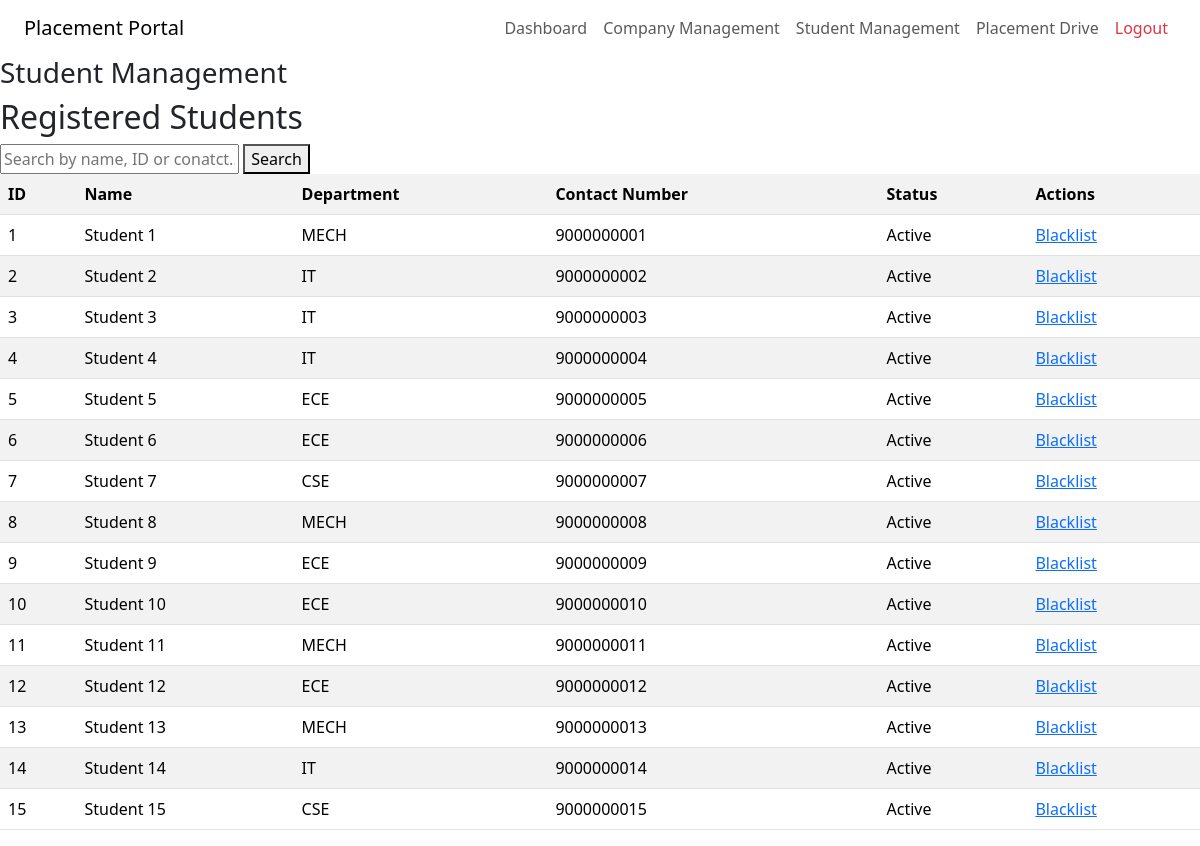
The app's page /admin/students with its own data.
### models.py (models this page shows)
class Student(db.Model):
    __tablename__ = "students"
    studentId = db.Column(db.Integer,autoincrement = True, primary_key = True )
    userId = db.Column(db.Integer, db.ForeignKey("users.userId"), nullable = False)
    name = db.Column(db.String, nullable = False)
    contactNumber = db.Column(db.Integer , nullable = False)
    department = db.Column(db.String, nullable = False)
    resume = db.Column(db.String, nullable = False)
    experience = db.Column(db.String, nullable = False)
    skills = db.Column(db.String, nullable = False)
    user = db.relationship('User', back_populates = "student")
    applications = db.relationship('Application', back_populates = "student", lazy = True, cascade = "all, delete-orphan")

### app.py (the view)
@app.route('/admin/students', methods = ['GET'])
def showStudents():
    if request.method == 'GET':
        search = request.args.get('search')
        if search:
            students = Student.query.filter((Student.name.ilike(f"%{search}")) | Student.studentId.ilike(f"%{search}%") | Student.contactNumber.ilike(f"%{search}%")).all()
        else:
            students = Student.query.all()
        return render_template('./admin/students.html', students = students)

### app.py (called while the page is built)
@app.before_request
def method_override():
    if request.method == "POST":
        override = request.form.get("_method")
        if override:
            request.environ["REQUEST_METHOD"] = override.upper()

### templates/admin/students.html (shortened to what this page needs)
<!DOCTYPE html>
<html>
    <head>
         <link href="https://cdn.jsdelivr.net/npm/bootstrap@5.3.3/dist/css/bootstrap.min.css" rel="stylesheet">
    </head>
    <body>
    <nav class="navbar navbar-expand-lg px-4">
        <a class="navbar-brand" href="{{ url_for('showAdminDash') }}">Placement Portal</a>
        <div class="collapse navbar-collapse">
            <ul class="navbar-nav ms-auto">
                <li class = "nav-item">
                    <a class = "nav-link" href = "{{ url_for('showAdminDash') }}">Dashboard</a>
                </li>
                <li class = "nav-item">
                    <a class = "nav-link" href = "{{ url_for('showCompanies') }}">Company Management</a>
                </li>
                <li class = "nav-item">
                    <a class = "nav-link" href = "{{ url_for('showStudents') }}">Student Management</a>
                </li>
                <li class = "nav-item">
                    <a class = "nav-link" href = "{{ url_for('showDrives') }}">Placement Drive</a>
                </li>
                <li class = "nav-item">
                    <a class = "nav-link text-danger" href = "{{ url_for('index') }}">Logout</a>
                </li>
            </ul>
        </div>
    </nav>
        <h3>Student Management</h3>
        <h2>Registered Students</h2>
        <form method="GET">
            <input type="text" name="search" placeholder="Search by name, ID or conatct...">
            <button type="submit">Search</button>
        </form>
        <div class="table-responsive table-responsive overflow-auto">
        <table class = "table table-striped">
            <tr>
                <th>ID</th>
                <th>Name</th>
                <th>Department</th>
                <th>Contact Number</th>
                <th>Status</th>
                <th>Actions</th>
            </tr>
            {% for student in students %}
                <tr>
                    <td>{{ student.studentId }}</td>
                    <td>{{ student.name }}</td>
                    <td>{{ student.department }}</td>
                    <td> {{ student.contactNumber }}</td>
                    <td>
                        {% if student.user.active %}
                            Active
                        {% else %}
                            Blacklisted
                        {% endif %}
                    </td>
                    <td>
                    <a href="{{ url_for('togglestudent', userId = student.user.userId) }}">
                        {% if student.user.active %}
                            Blacklist
                        {% else %}
                            Activate
                        {% endif %}
                    </a>
                </td>
                </tr>
                {% endfor %}
        </table>
        </div>
    </body>
</html>

### records on screen
Student: studentId "1", name "Student 1", department "MECH", contactNumber "9000000001"
Student: studentId "2", name "Student 2", department "IT", contactNumber "9000000002"
Student: studentId "3", name "Student 3", department "IT", contactNumber "9000000003"
Student: studentId "4", name "Student 4", department "IT", contactNumber "9000000004"
Student: studentId "5", name "Student 5", department "ECE", contactNumber "9000000005"
Student: studentId "6", name "Student 6", department "ECE", contactNumber "9000000006"
Student: studentId "7", name "Student 7", department "CSE", contactNumber "9000000007"
Student: studentId "8", name "Student 8", department "MECH", contactNumber "9000000008"
Student: studentId "9", name "Student 9", department "ECE", contactNumber "9000000009"
Student: studentId "10", name "Student 10", department "ECE", contactNumber "9000000010"
Student: studentId "11", name "Student 11", department "MECH", contactNumber "9000000011"
Student: studentId "12", name "Student 12", department "ECE", contactNumber "9000000012"
Student: studentId "13", name "Student 13", department "MECH", contactNumber "9000000013"
Student: studentId "14", name "Student 14", department "IT", contactNumber "9000000014"
Student: studentId "15", name "Student 15", department "CSE", contactNumber "9000000015"
